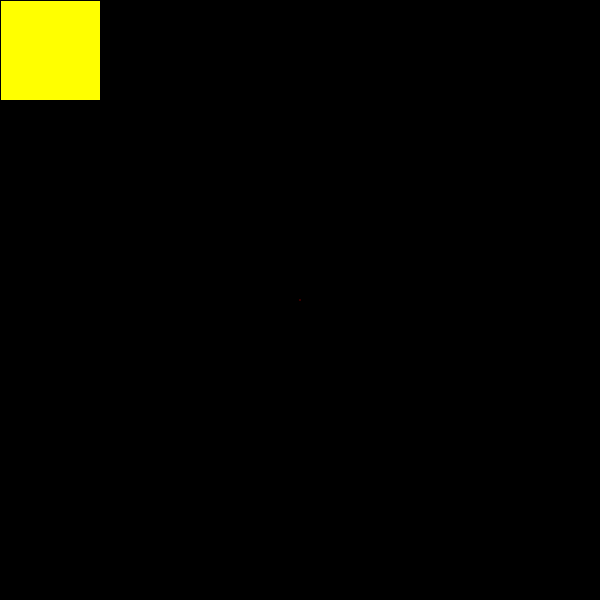
Frame 1 (no input)
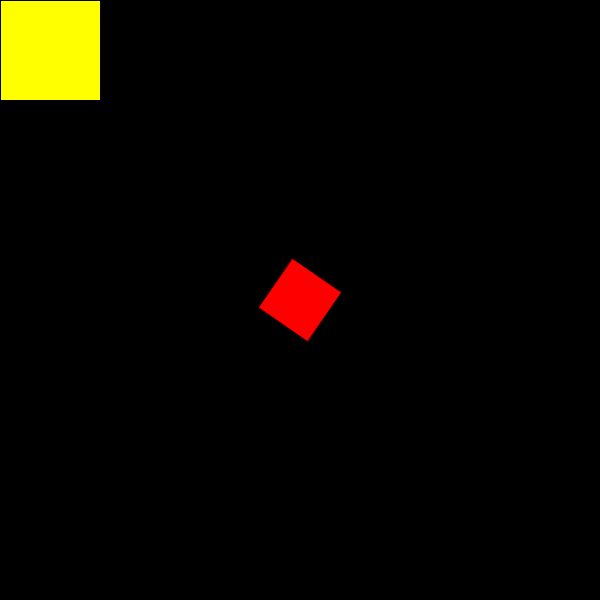
Frame 60 (the mouse pressed at the canvas centre just before this capture)
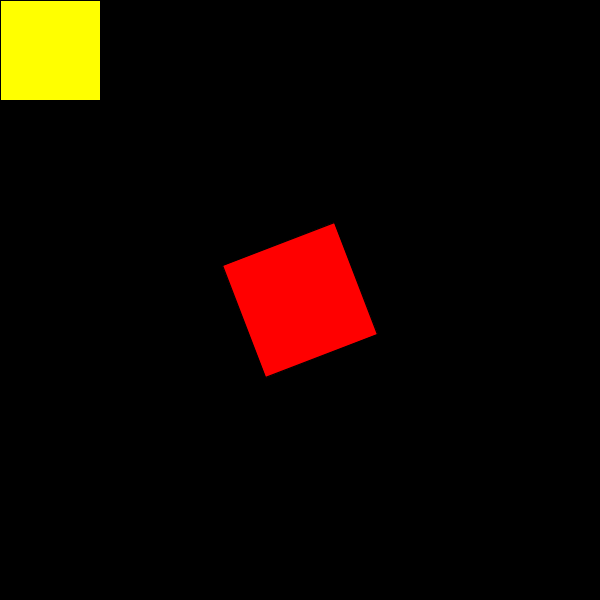
Frame 120 (the mouse held since frame 60 and released just before this capture)

The Processing sketch that drew these frames (run headless with seeded random() and noise(); from frame 60 on, the mouse is pressed at the canvas centre):

// Processing sketch: sketch_13_matrices
// ── sketch_13_matrices.pde
float time = 0.0;

void setup() {

  size(600, 600);
}


void draw () {

  time += 0.01;

  background(0);
  
  pushMatrix();
  fill(255, 0, 0);
  translate(width/2, height /2);
  rotate(time);
  scale(time);
  rect(-50, -50, 100, 100);
  popMatrix();
  
  fill(255, 255, 0);
  rect(0, 0, 100, 100);
}
